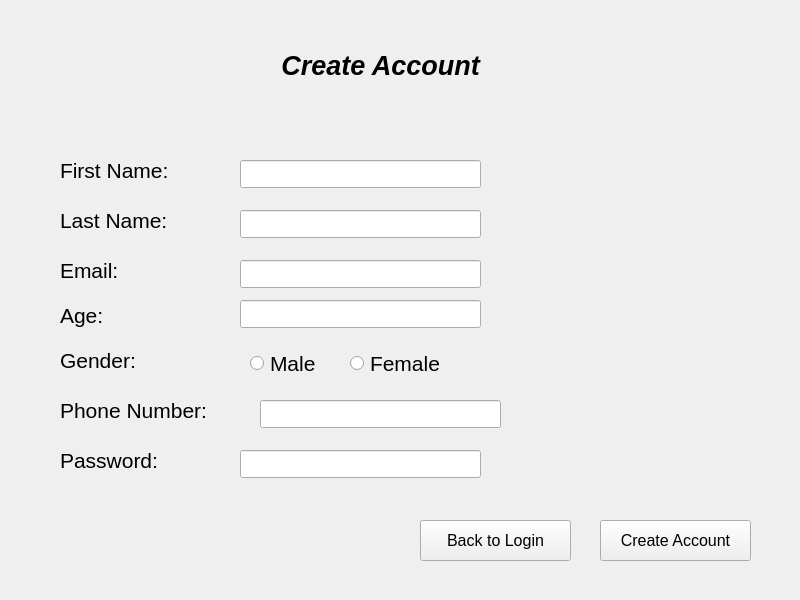
<?xml version="1.0" encoding="UTF-8"?>
<ui version="4.0">
 <class>MainWindow</class>
 <widget class="QMainWindow" name="MainWindow">
  <property name="geometry">
   <rect>
    <x>0</x>
    <y>0</y>
    <width>800</width>
    <height>600</height>
   </rect>
  </property>
  <property name="windowTitle">
   <string>MainWindow</string>
  </property>
  <widget class="QWidget" name="centralwidget">
   <widget class="QLabel" name="label">
    <property name="geometry">
     <rect>
      <x>180</x>
      <y>10</y>
      <width>401</width>
      <height>111</height>
     </rect>
    </property>
    <property name="font">
     <font>
      <pointsize>20</pointsize>
      <italic>true</italic>
      <bold>true</bold>
     </font>
    </property>
    <property name="text">
     <string>Create Account</string>
    </property>
    <property name="alignment">
     <set>Qt::AlignCenter</set>
    </property>
   </widget>
   <widget class="QLabel" name="label_2">
    <property name="geometry">
     <rect>
      <x>60</x>
      <y>150</y>
      <width>141</width>
      <height>41</height>
     </rect>
    </property>
    <property name="font">
     <font>
      <pointsize>16</pointsize>
     </font>
    </property>
    <property name="text">
     <string>First Name:</string>
    </property>
   </widget>
   <widget class="QLabel" name="label_3">
    <property name="geometry">
     <rect>
      <x>60</x>
      <y>200</y>
      <width>141</width>
      <height>41</height>
     </rect>
    </property>
    <property name="font">
     <font>
      <pointsize>16</pointsize>
     </font>
    </property>
    <property name="text">
     <string>Last Name:</string>
    </property>
   </widget>
   <widget class="QLabel" name="label_4">
    <property name="geometry">
     <rect>
      <x>60</x>
      <y>250</y>
      <width>91</width>
      <height>41</height>
     </rect>
    </property>
    <property name="font">
     <font>
      <pointsize>16</pointsize>
     </font>
    </property>
    <property name="text">
     <string>Email:</string>
    </property>
   </widget>
   <widget class="QLabel" name="label_5">
    <property name="geometry">
     <rect>
      <x>60</x>
      <y>290</y>
      <width>71</width>
      <height>51</height>
     </rect>
    </property>
    <property name="font">
     <font>
      <pointsize>16</pointsize>
     </font>
    </property>
    <property name="text">
     <string>Age:</string>
    </property>
   </widget>
   <widget class="QLabel" name="label_6">
    <property name="geometry">
     <rect>
      <x>60</x>
      <y>340</y>
      <width>101</width>
      <height>41</height>
     </rect>
    </property>
    <property name="font">
     <font>
      <pointsize>16</pointsize>
     </font>
    </property>
    <property name="text">
     <string>Gender:</string>
    </property>
   </widget>
   <widget class="QLabel" name="label_7">
    <property name="geometry">
     <rect>
      <x>60</x>
      <y>390</y>
      <width>201</width>
      <height>41</height>
     </rect>
    </property>
    <property name="font">
     <font>
      <pointsize>16</pointsize>
     </font>
    </property>
    <property name="text">
     <string>Phone Number:</string>
    </property>
   </widget>
   <widget class="QLabel" name="label_8">
    <property name="geometry">
     <rect>
      <x>60</x>
      <y>440</y>
      <width>131</width>
      <height>41</height>
     </rect>
    </property>
    <property name="font">
     <font>
      <pointsize>16</pointsize>
     </font>
    </property>
    <property name="text">
     <string>Password:</string>
    </property>
   </widget>
   <widget class="QLineEdit" name="fName">
    <property name="geometry">
     <rect>
      <x>240</x>
      <y>160</y>
      <width>241</width>
      <height>28</height>
     </rect>
    </property>
   </widget>
   <widget class="QLineEdit" name="lName">
    <property name="geometry">
     <rect>
      <x>240</x>
      <y>210</y>
      <width>241</width>
      <height>28</height>
     </rect>
    </property>
   </widget>
   <widget class="QLineEdit" name="emailField">
    <property name="geometry">
     <rect>
      <x>240</x>
      <y>260</y>
      <width>241</width>
      <height>28</height>
     </rect>
    </property>
   </widget>
   <widget class="QLineEdit" name="phoneField">
    <property name="geometry">
     <rect>
      <x>260</x>
      <y>400</y>
      <width>241</width>
      <height>28</height>
     </rect>
    </property>
    <property name="maxLength">
     <number>11</number>
    </property>
   </widget>
   <widget class="QLineEdit" name="ageField">
    <property name="geometry">
     <rect>
      <x>240</x>
      <y>300</y>
      <width>241</width>
      <height>28</height>
     </rect>
    </property>
   </widget>
   <widget class="QLineEdit" name="password">
    <property name="geometry">
     <rect>
      <x>240</x>
      <y>450</y>
      <width>241</width>
      <height>28</height>
     </rect>
    </property>
   </widget>
   <widget class="QRadioButton" name="mRadio">
    <property name="geometry">
     <rect>
      <x>250</x>
      <y>350</y>
      <width>112</width>
      <height>26</height>
     </rect>
    </property>
    <property name="font">
     <font>
      <pointsize>16</pointsize>
     </font>
    </property>
    <property name="text">
     <string>Male</string>
    </property>
   </widget>
   <widget class="QRadioButton" name="fRadio">
    <property name="geometry">
     <rect>
      <x>350</x>
      <y>350</y>
      <width>112</width>
      <height>26</height>
     </rect>
    </property>
    <property name="font">
     <font>
      <pointsize>16</pointsize>
     </font>
    </property>
    <property name="text">
     <string>Female</string>
    </property>
   </widget>
   <widget class="QPushButton" name="createAccBtn">
    <property name="geometry">
     <rect>
      <x>600</x>
      <y>520</y>
      <width>151</width>
      <height>41</height>
     </rect>
    </property>
    <property name="font">
     <font>
      <pointsize>12</pointsize>
     </font>
    </property>
    <property name="text">
     <string>Create Account</string>
    </property>
   </widget>
   <widget class="QPushButton" name="backBtn">
    <property name="geometry">
     <rect>
      <x>420</x>
      <y>520</y>
      <width>151</width>
      <height>41</height>
     </rect>
    </property>
    <property name="font">
     <font>
      <pointsize>12</pointsize>
     </font>
    </property>
    <property name="text">
     <string>Back to Login</string>
    </property>
   </widget>
   <widget class="QLabel" name="oLabel">
    <property name="geometry">
     <rect>
      <x>10</x>
      <y>520</y>
      <width>401</width>
      <height>41</height>
     </rect>
    </property>
    <property name="font">
     <font>
      <pointsize>14</pointsize>
     </font>
    </property>
    <property name="text">
     <string/>
    </property>
    <property name="alignment">
     <set>Qt::AlignCenter</set>
    </property>
   </widget>
  </widget>
 </widget>
 <resources/>
 <connections/>
</ui>
